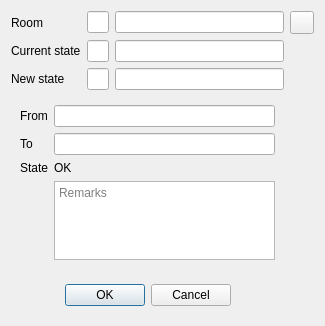
<?xml version="1.0" encoding="UTF-8"?>
<ui version="4.0">
 <class>RoomState</class>
 <widget class="QDialog" name="RoomState">
  <property name="geometry">
   <rect>
    <x>0</x>
    <y>0</y>
    <width>325</width>
    <height>326</height>
   </rect>
  </property>
  <property name="windowTitle">
   <string>Room state</string>
  </property>
  <layout class="QHBoxLayout" name="horizontalLayout_2">
   <item>
    <layout class="QGridLayout" name="gridLayout">
     <item row="1" column="2">
      <widget class="EQLineEdit" name="leCurrentStateName">
       <property name="focusPolicy">
        <enum>Qt::NoFocus</enum>
       </property>
       <property name="readOnly">
        <bool>true</bool>
       </property>
      </widget>
     </item>
     <item row="2" column="1">
      <widget class="EQLineEdit" name="leNewState">
       <property name="maximumSize">
        <size>
         <width>40</width>
         <height>16777215</height>
        </size>
       </property>
      </widget>
     </item>
     <item row="1" column="0">
      <widget class="QLabel" name="label">
       <property name="text">
        <string>Current state</string>
       </property>
      </widget>
     </item>
     <item row="4" column="0" colspan="3">
      <widget class="QWidget" name="widget" native="true">
       <layout class="QHBoxLayout" name="horizontalLayout">
        <item>
         <spacer name="horizontalSpacer">
          <property name="orientation">
           <enum>Qt::Horizontal</enum>
          </property>
          <property name="sizeHint" stdset="0">
           <size>
            <width>57</width>
            <height>20</height>
           </size>
          </property>
         </spacer>
        </item>
        <item>
         <widget class="QPushButton" name="btnOk">
          <property name="text">
           <string>OK</string>
          </property>
         </widget>
        </item>
        <item>
         <widget class="QPushButton" name="btnCancel">
          <property name="text">
           <string>Cancel</string>
          </property>
         </widget>
        </item>
        <item>
         <spacer name="horizontalSpacer_2">
          <property name="orientation">
           <enum>Qt::Horizontal</enum>
          </property>
          <property name="sizeHint" stdset="0">
           <size>
            <width>56</width>
            <height>20</height>
           </size>
          </property>
         </spacer>
        </item>
       </layout>
      </widget>
     </item>
     <item row="2" column="0">
      <widget class="QLabel" name="label_2">
       <property name="text">
        <string>New state</string>
       </property>
      </widget>
     </item>
     <item row="0" column="1">
      <widget class="EQLineEdit" name="leRoomCode">
       <property name="maximumSize">
        <size>
         <width>40</width>
         <height>16777215</height>
        </size>
       </property>
       <property name="focusPolicy">
        <enum>Qt::NoFocus</enum>
       </property>
       <property name="contextMenuPolicy">
        <enum>Qt::NoContextMenu</enum>
       </property>
       <property name="readOnly">
        <bool>false</bool>
       </property>
      </widget>
     </item>
     <item row="1" column="1">
      <widget class="EQLineEdit" name="leCurrentState">
       <property name="maximumSize">
        <size>
         <width>40</width>
         <height>16777215</height>
        </size>
       </property>
       <property name="focusPolicy">
        <enum>Qt::NoFocus</enum>
       </property>
       <property name="readOnly">
        <bool>true</bool>
       </property>
      </widget>
     </item>
     <item row="0" column="2">
      <widget class="EQLineEdit" name="leRoomName">
       <property name="focusPolicy">
        <enum>Qt::NoFocus</enum>
       </property>
       <property name="readOnly">
        <bool>true</bool>
       </property>
      </widget>
     </item>
     <item row="2" column="2">
      <widget class="EQLineEdit" name="leNewStateName">
       <property name="focusPolicy">
        <enum>Qt::NoFocus</enum>
       </property>
       <property name="readOnly">
        <bool>true</bool>
       </property>
      </widget>
     </item>
     <item row="0" column="0">
      <widget class="QLabel" name="label_3">
       <property name="text">
        <string>Room</string>
       </property>
      </widget>
     </item>
     <item row="3" column="0" colspan="3">
      <widget class="QWidget" name="wdtOut" native="true">
       <layout class="QGridLayout" name="gridLayout_2">
        <item row="0" column="0">
         <widget class="QLabel" name="label_4">
          <property name="text">
           <string>From</string>
          </property>
         </widget>
        </item>
        <item row="1" column="0">
         <widget class="QLabel" name="label_5">
          <property name="text">
           <string>To</string>
          </property>
         </widget>
        </item>
        <item row="2" column="1">
         <widget class="QLabel" name="lbOO">
          <property name="text">
           <string>OK</string>
          </property>
         </widget>
        </item>
        <item row="2" column="0">
         <widget class="QLabel" name="label_6">
          <property name="text">
           <string>State</string>
          </property>
         </widget>
        </item>
        <item row="1" column="1" colspan="2">
         <widget class="EDateEdit" name="deEnd"/>
        </item>
        <item row="0" column="1" colspan="2">
         <widget class="EDateEdit" name="deStart"/>
        </item>
        <item row="3" column="1" colspan="2">
         <widget class="QPlainTextEdit" name="teRemarks">
          <property name="placeholderText">
           <string>Remarks</string>
          </property>
         </widget>
        </item>
       </layout>
      </widget>
     </item>
     <item row="1" column="3">
      <widget class="QLabel" name="lbStatus">
       <property name="text">
        <string/>
       </property>
       <property name="pixmap">
        <pixmap resource="../Resort/res.qrc">:/images/ball-green.png</pixmap>
       </property>
      </widget>
     </item>
     <item row="0" column="3">
      <widget class="QToolButton" name="btnSticky">
       <property name="text">
        <string/>
       </property>
       <property name="icon">
        <iconset resource="../Resort/res.qrc">
         <normaloff>:/images/sticky.png</normaloff>:/images/sticky.png</iconset>
       </property>
       <property name="checkable">
        <bool>true</bool>
       </property>
       <property name="checked">
        <bool>false</bool>
       </property>
      </widget>
     </item>
    </layout>
   </item>
  </layout>
 </widget>
 <customwidgets>
  <customwidget>
   <class>EDateEdit</class>
   <extends>QLineEdit</extends>
   <header location="global">edateedit.h</header>
  </customwidget>
  <customwidget>
   <class>EQLineEdit</class>
   <extends>QLineEdit</extends>
   <header location="global">eqlineedit.h</header>
   <slots>
    <signal>customButtonClicked(bool)</signal>
   </slots>
  </customwidget>
 </customwidgets>
 <tabstops>
  <tabstop>leNewState</tabstop>
  <tabstop>deStart</tabstop>
  <tabstop>deEnd</tabstop>
  <tabstop>teRemarks</tabstop>
  <tabstop>btnOk</tabstop>
  <tabstop>btnCancel</tabstop>
 </tabstops>
 <resources>
  <include location="../Resort/res.qrc"/>
 </resources>
 <connections/>
</ui>
